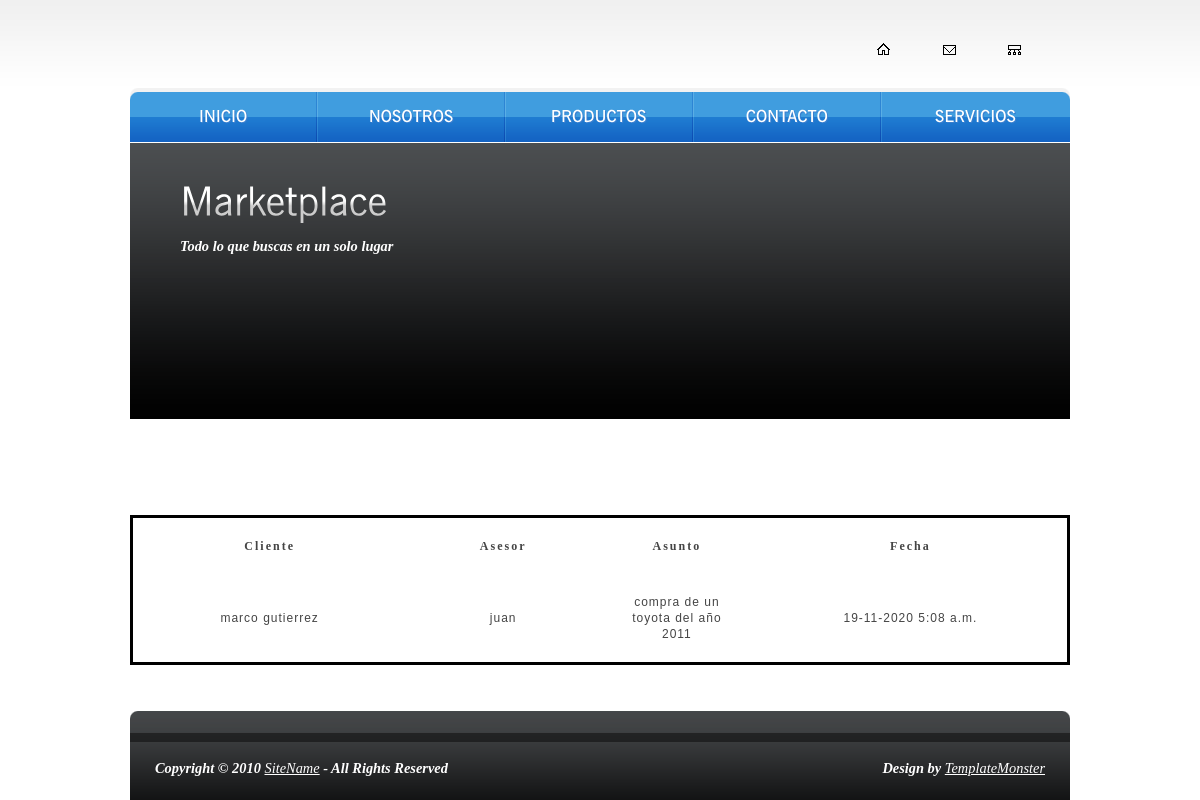
The page /contrata/listar/ on the database as committed earlier.
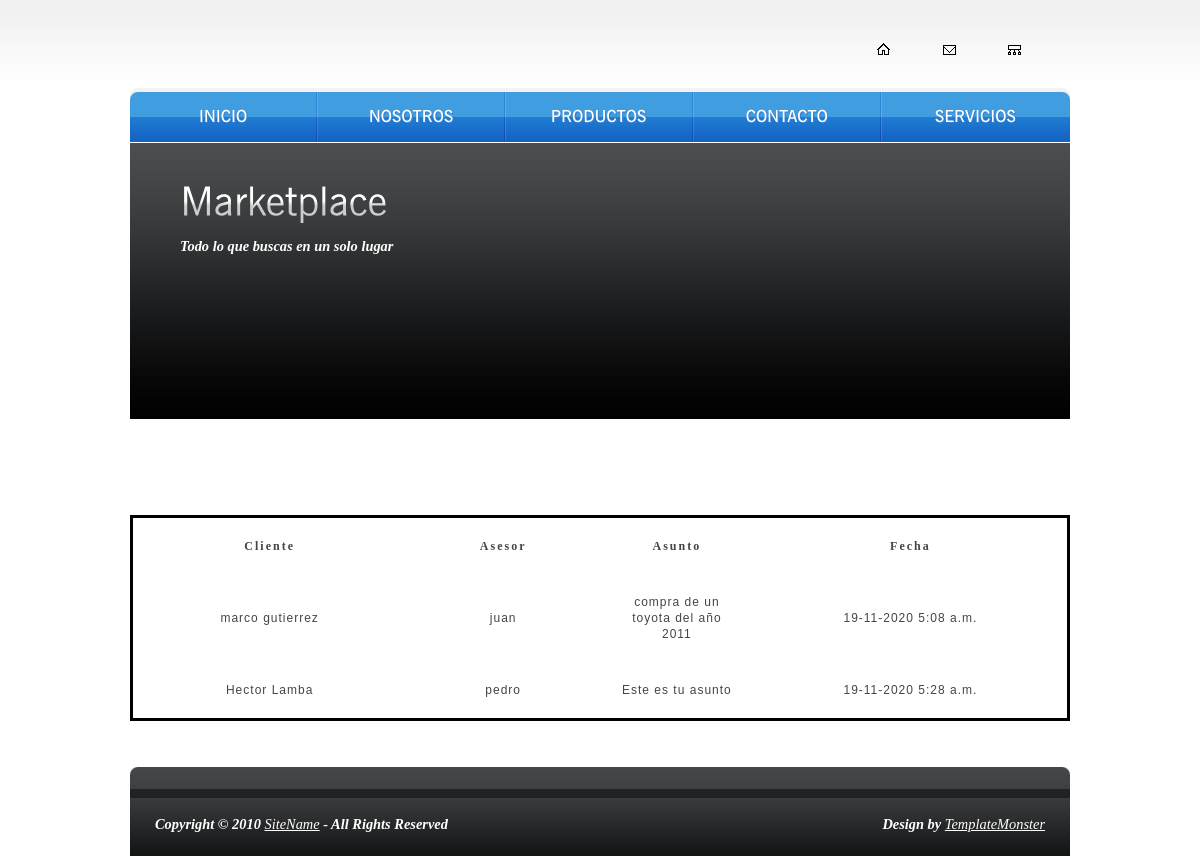
The same page on the database as committed later.
### main/models.py (models this page shows)
class Contrata(models.Model):
    asunto = models.CharField(max_length=200)
    fecha = models.DateTimeField(auto_now_add=True)
    asesor = models.ForeignKey(Asesor, on_delete=models.PROTECT)
    cliente = models.ForeignKey(Cliente, on_delete=models.PROTECT)

class Cliente(models.Model):
    nombre = models.CharField(max_length=50)
    apellido = models.CharField(max_length=50)
    telefono = models.CharField(max_length=9)
    direccion = models.CharField(max_length=100)

class Asesor(models.Model):
    nombre = models.CharField(max_length=100)
    tipo_documento = models.CharField(max_length=20)
    documento = models.CharField(max_length=11)
    telefono = models.CharField(max_length=9)
    correo = models.CharField(max_length=50, null=True)
    funcion = models.CharField(max_length=200)
    precio = models.DecimalField(max_digits=19, decimal_places=2)
    foto = models.ImageField(blank=True, upload_to='asesor/')
    region = models.ForeignKey(Region, on_delete=models.PROTECT)

### main/views.py (the view)
# urls.py: path('contrata/listar/',views.listarContrata ,name="listarContrata"),
def listarContrata(request):
    contratas = Contrata.objects.all()
    context = {'contratas': contratas,}
    return render(request,'contrata/listar.html',context)

### templates/contrata/listar.html (shortened to what this page needs)
{% extends "base/base.html" %}
{% load staticfiles %}
{% block content %}
<br>
<br>
<br>
<br>
<br>
<br>
<table>
    <thead>
        <tr>
            <th>Cliente</th>
            <th>Asesor</th>
            <th>Asunto</th>
            <th>Fecha</th>
        </tr>
    </thead>
    <tbody>
        {% for contrata in contratas %}
        <tr>
            <td>{{ contrata.cliente.nombre }} {{ contrata.cliente.apellido }}</td>
            <td>{{ contrata.asesor.nombre }}</td>
            <td>{{ contrata.asunto }}</td>
            <td>{{contrata.fecha|date:"d-m-Y P" }}</td>
        </tr>
        {% endfor %}
    </tbody>
</table>
<br>
{% endblock %}

Rows that differ between the two databases and show on the page:
added Contrata: cliente.nombre "Hector", cliente.apellido "Lamba", asesor.nombre "pedro", asunto "Este es tu asunto", fecha "19-11-2020 5:28 a.m."
